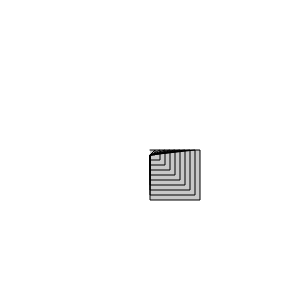
Frame 1 (no input)
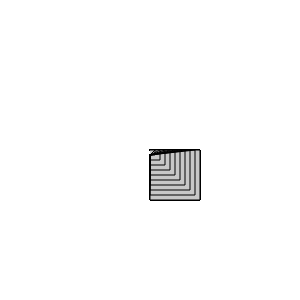
Frame 60 (no input)
Frame 120 (the mouse pressed at the canvas centre since frame 60): identical to frame 60, image omitted

The p5.js sketch that drew these frames (run headless with seeded random() and noise() and a simulated clock; from frame 60 on, the mouse is pressed at the canvas centre):

// p5.js sketch
// ── sketch.js
function setup() {
  createCanvas(300, 300);
  background(255);
  fill(200);
}

function draw() {
  beginShape();
  vertex(width/2, height/2);
  makeShape(width/2, height/2, 50);
  endShape();
}

function makeShape(x1, y1, length) {
  vertex(x1 + length, y1);
  vertex(x1 + length, y1 + length);
  vertex(x1, y1 + length);
  vertex(x1, y1 + 5);
  if (length > 5) {
    makeShape(x1, y1, length - 5);
  }
}
